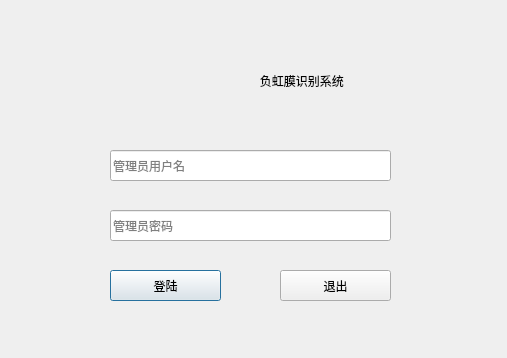
<?xml version="1.0" encoding="UTF-8"?>
<ui version="4.0">
 <class>Login_Window</class>
 <widget class="QDialog" name="Login_Window">
  <property name="geometry">
   <rect>
    <x>0</x>
    <y>0</y>
    <width>507</width>
    <height>358</height>
   </rect>
  </property>
  <property name="windowTitle">
   <string>Dialog</string>
  </property>
  <widget class="QPushButton" name="pushButton_login">
   <property name="geometry">
    <rect>
     <x>110</x>
     <y>270</y>
     <width>111</width>
     <height>31</height>
    </rect>
   </property>
   <property name="text">
    <string>登陆</string>
   </property>
  </widget>
  <widget class="QPushButton" name="pushButton_exit">
   <property name="geometry">
    <rect>
     <x>280</x>
     <y>270</y>
     <width>111</width>
     <height>31</height>
    </rect>
   </property>
   <property name="text">
    <string>退出</string>
   </property>
  </widget>
  <widget class="QLineEdit" name="lineEdit_admin_name">
   <property name="geometry">
    <rect>
     <x>110</x>
     <y>150</y>
     <width>281</width>
     <height>31</height>
    </rect>
   </property>
   <property name="inputMask">
    <string/>
   </property>
   <property name="placeholderText">
    <string>管理员用户名</string>
   </property>
  </widget>
  <widget class="QLineEdit" name="lineEdit_admin_password">
   <property name="geometry">
    <rect>
     <x>110</x>
     <y>210</y>
     <width>281</width>
     <height>31</height>
    </rect>
   </property>
   <property name="inputMask">
    <string/>
   </property>
   <property name="echoMode">
    <enum>QLineEdit::Password</enum>
   </property>
   <property name="placeholderText">
    <string>管理员密码</string>
   </property>
  </widget>
  <widget class="QLabel" name="labIco">
   <property name="geometry">
    <rect>
     <x>130</x>
     <y>40</y>
     <width>111</width>
     <height>81</height>
    </rect>
   </property>
   <property name="text">
    <string/>
   </property>
  </widget>
  <widget class="QLabel" name="label_system">
   <property name="geometry">
    <rect>
     <x>250</x>
     <y>50</y>
     <width>141</width>
     <height>61</height>
    </rect>
   </property>
   <property name="text">
    <string>   负虹膜识别系统</string>
   </property>
   <property name="scaledContents">
    <bool>false</bool>
   </property>
   <property name="margin">
    <number>0</number>
   </property>
   <property name="indent">
    <number>-1</number>
   </property>
  </widget>
 </widget>
 <resources/>
 <connections/>
</ui>
